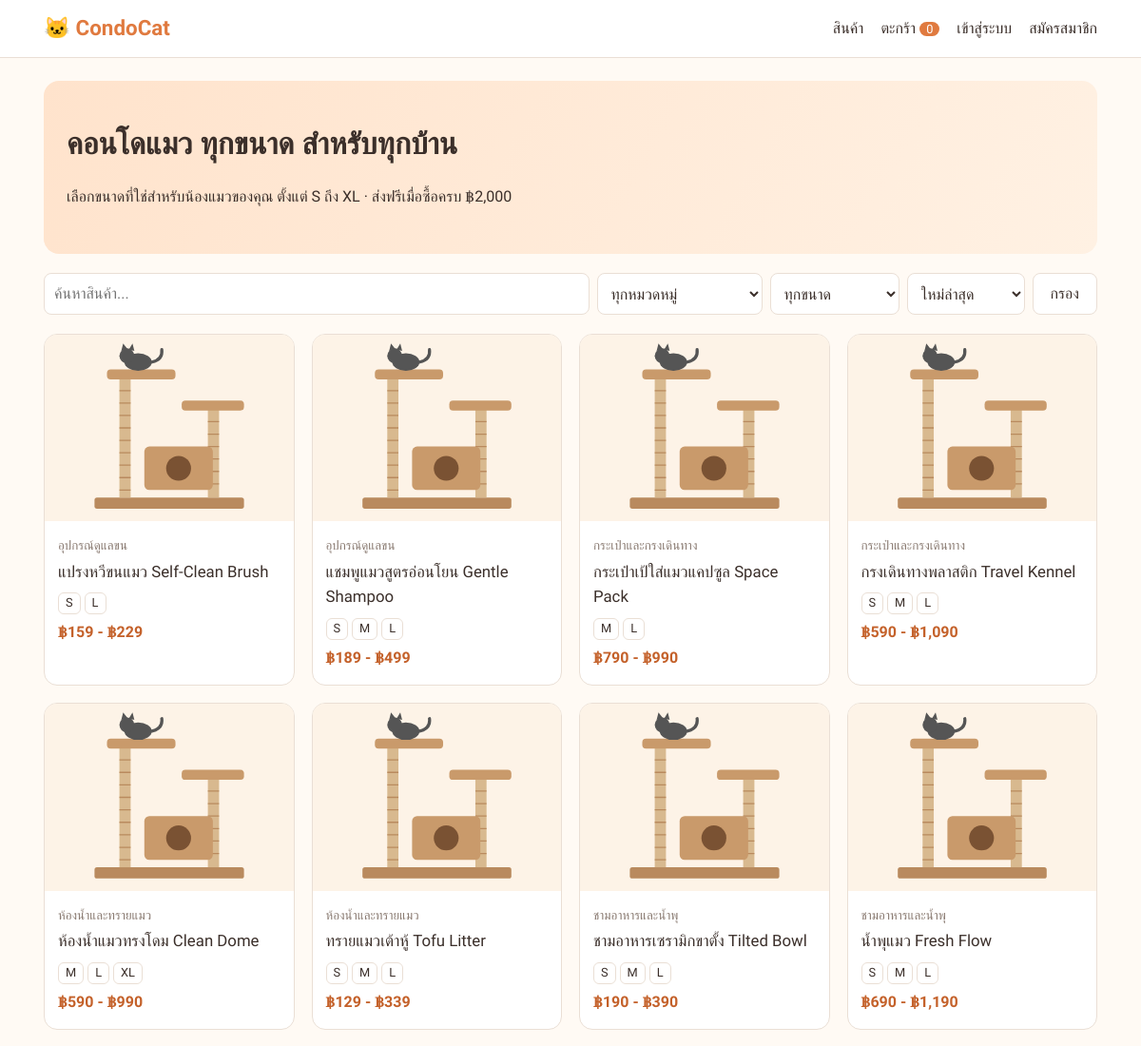
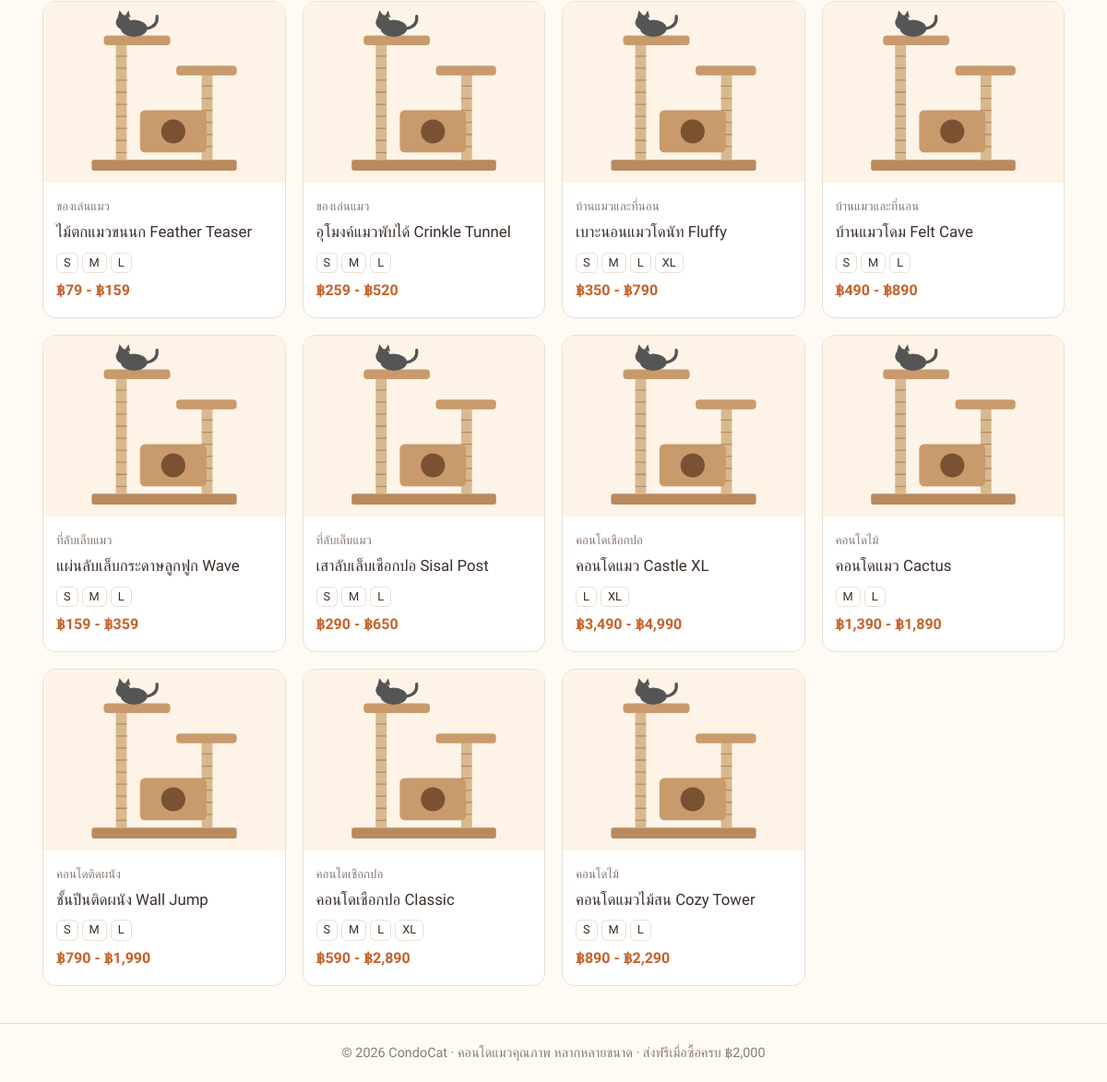
The page / on the database its author committed (2 pictures, top to bottom).
### tables this page shows
CREATE TABLE products (
  id INT AUTO_INCREMENT PRIMARY KEY,
  category_id INT DEFAULT NULL,
  name VARCHAR(150) NOT NULL,
  description TEXT,
  material VARCHAR(150) DEFAULT NULL,
  image VARCHAR(255) DEFAULT NULL,
  is_active TINYINT(1) NOT NULL DEFAULT 1,
  created_at DATETIME NOT NULL DEFAULT CURRENT_TIMESTAMP,
  FOREIGN KEY (category_id) REFERENCES categories(id) ON DELETE SET NULL
);

CREATE TABLE categories (
  id INT AUTO_INCREMENT PRIMARY KEY,
  name VARCHAR(100) NOT NULL,
  description VARCHAR(255) DEFAULT NULL
);

### config.php (called while the page is built, shortened)
<?php
function e($s): string { return htmlspecialchars((string)$s, ENT_QUOTES, 'UTF-8'); }
function money($n): string { return '฿' . number_format((float)$n, 0); }
function url(string $path = ''): string { return BASE_URL . '/' . ltrim($path, '/'); }
function current_user(): ?array { return $_SESSION['user'] ?? null; }
function product_image(?string $img): string {
    return $img ? url('uploads/' . $img) : url('assets/condo.svg');
}
function cart(): array { return $_SESSION['cart'] ?? []; }
function cart_count(): int { return array_sum(cart()); }

### index.php (the view, shortened to what this page needs)
<?php
require __DIR__ . '/config.php';
$q = trim($_GET['q'] ?? '');
$sort = $_GET['sort'] ?? 'new';
$where = ['p.is_active = 1'];
$params = [];
$order = match ($sort) { 'price_asc' => 'min_price ASC', 'price_desc' => 'min_price DESC', default => 'p.id DESC' };
$stmt = $pdo->prepare("SELECT p.*, c.name AS category_name, MIN(v.price) AS min_price, MAX(v.price) AS max_price,
        SUM(v.stock) AS total_stock, GROUP_CONCAT(s.code ORDER BY s.sort_order SEPARATOR ' ') AS size_codes
    FROM products p
    LEFT JOIN categories c ON c.id = p.category_id
    JOIN product_variants v ON v.product_id = p.id
    JOIN sizes s ON s.id = v.size_id
    WHERE " . implode(' AND ', $where) . "
    GROUP BY p.id ORDER BY $order");
$stmt->execute($params);
$products = $stmt->fetchAll();
include __DIR__ . '/includes/header.php';
?>
<section class="hero">
  <h1>คอนโดแมว ทุกขนาด สำหรับทุกบ้าน</h1>
  <p>เลือกขนาดที่ใช่สำหรับน้องแมวของคุณ ตั้งแต่ S ถึง XL · ส่งฟรีเมื่อซื้อครบ <?= money(FREE_SHIPPING_MIN) ?></p>
</section>
<form class="filters" method="get">
  <input type="search" name="q" value="<?= e($q) ?>" placeholder="ค้นหาสินค้า...">
  <select name="cat">
    <option value="0">ทุกหมวดหมู่</option>
  </select>
  <select name="size">
    <option value="0">ทุกขนาด</option>
  </select>
  <select name="sort">
    <option value="new">ใหม่ล่าสุด</option>
  </select>
  <button class="btn">กรอง</button>
</form>
<div class="grid">
  <?php foreach ($products as $p): ?>
    <a class="card" href="<?= url('product.php?id=' . $p['id']) ?>">
      <img src="<?= product_image($p['image']) ?>" alt="<?= e($p['name']) ?>">
      <div class="card-body">
        <small class="muted"><?= e($p['category_name'] ?? '-') ?></small>
        <h3><?= e($p['name']) ?></h3>
        <div class="sizes"><?php foreach (explode(' ', $p['size_codes']) as $sc): ?><span class="chip"><?= e($sc) ?></span><?php endforeach; ?></div>
        <div class="price">
          <?= money($p['min_price']) ?><?= $p['max_price'] > $p['min_price'] ? ' - ' . money($p['max_price']) : '' ?>
        </div>
      </div>
    </a>
  <?php endforeach; ?>
</div>
<?php include __DIR__ . '/includes/footer.php'; ?>

### includes/header.php (shortened to what this page needs)
<?php $u = current_user(); ?>
<!doctype html>
<html lang="th">
<head>
<link rel="stylesheet" href="<?= url('assets/style.css') ?>">
</head>
<body>
<header class="topbar">
  <div class="container nav">
    <a class="logo" href="<?= url('index.php') ?>">🐱 <?= SHOP_NAME ?></a>
    <nav>
      <a href="<?= url('index.php') ?>">สินค้า</a>
      <a href="<?= url('cart.php') ?>">ตะกร้า <span class="cart-count"><?= cart_count() ?></span></a>
      <?php if ($u): ?>
        <a href="<?= url('account.php') ?>">คำสั่งซื้อของฉัน</a>
        <?php if (is_admin()): ?><a href="<?= url('admin/index.php') ?>">หลังร้าน</a><?php endif; ?>
        <a href="<?= url('logout.php') ?>">ออกจากระบบ (<?= e($u['name']) ?>)</a>
      <?php else: ?>
        <a href="<?= url('login.php') ?>">เข้าสู่ระบบ</a>
        <a href="<?= url('register.php') ?>">สมัครสมาชิก</a>
      <?php endif; ?>
    </nav>
  </div>
</header>
<main class="container">

### includes/footer.php
</main>
<footer class="footer">
  <div class="container">© <?= date('Y') ?> <?= SHOP_NAME ?> · คอนโดแมวคุณภาพ หลากหลายขนาด · ส่งฟรีเมื่อซื้อครบ <?= money(FREE_SHIPPING_MIN) ?></div>
</footer>
</body>
</html>

### assets/style.css (style rules this page uses)
:root { --primary: #e07a3f; --primary-dark: #c4612a; --bg: #fffaf4; --card: #ffffff; --text: #3b2f2a; --muted: #8a7b72; --border: #eadfd5; --danger: #d64545; }
* { box-sizing: border-box; }
body { margin: 0; font-family: 'Prompt', sans-serif; background: var(--bg); color: var(--text); line-height: 1.6; }
a { color: var(--primary-dark); }
img { max-width: 100%; }
.container { max-width: 1140px; margin: 0 auto; padding: 0 16px; }
main.container { padding-top: 24px; padding-bottom: 40px; min-height: 70vh; }
h1 { font-weight: 600; font-size: 1.7rem; margin: .3em 0; }
h3 { font-weight: 500; margin: 1em 0 .5em; }
.muted { color: var(--muted); }
.topbar { background: var(--card); border-bottom: 1px solid var(--border); position: sticky; top: 0; z-index: 10; }
.nav { display: flex; align-items: center; justify-content: space-between; flex-wrap: wrap; gap: 8px; padding-top: 12px; padding-bottom: 12px; }
.nav nav { display: flex; flex-wrap: wrap; gap: 4px 18px; }
.nav nav a { text-decoration: none; color: var(--text); }
.logo { font-size: 1.4rem; font-weight: 600; text-decoration: none; color: var(--primary); }
.cart-count { background: var(--primary); color: #fff; border-radius: 10px; padding: 0 7px; font-size: .8rem; }
.footer { border-top: 1px solid var(--border); padding: 20px 0; color: var(--muted); text-align: center; font-size: .9rem; }
.btn { display: inline-block; padding: 8px 18px; border: 1px solid var(--border); background: var(--card); color: var(--text); border-radius: 8px; cursor: pointer; font: inherit; text-decoration: none; }
input, select, textarea { font: inherit; padding: 8px 10px; border: 1px solid var(--border); border-radius: 8px; background: #fff; color: var(--text); max-width: 100%; }
.hero { background: linear-gradient(120deg, #ffe3cc, #fff1e3); border-radius: 16px; padding: 32px 24px; margin-bottom: 20px; }
.hero h1 { font-size: 2rem; }
.filters { display: flex; flex-wrap: wrap; gap: 8px; margin-bottom: 20px; }
.filters input[type=search] { flex: 1 1 200px; }
.grid { display: grid; grid-template-columns: repeat(auto-fill, minmax(240px, 1fr)); gap: 18px; }
.card { background: var(--card); border: 1px solid var(--border); border-radius: 14px; overflow: hidden; text-decoration: none; color: inherit; transition: transform .15s, box-shadow .15s; }
.card img { width: 100%; aspect-ratio: 4/3; object-fit: cover; display: block; background: #fdf3e7; }
.card-body { padding: 12px 14px 16px; }
.card h3 { margin: 2px 0 6px; font-size: 1.05rem; }
.price { color: var(--primary-dark); font-weight: 600; }
.sizes { margin-bottom: 6px; }
.chip { display: inline-block; border: 1px solid var(--border); border-radius: 6px; padding: 0 7px; font-size: .8rem; margin-right: 4px; }

### rows shown on the page
products: category.name "อุปกรณ์ดูแลขน", name "แปรงหวีขนแมว Self-Clean Brush", sc "S", sc "L", min_price "฿159", max_price "฿229"
products: category.name "อุปกรณ์ดูแลขน", name "แชมพูแมวสูตรอ่อนโยน Gentle Shampoo", sc "S", sc "M", sc "L", min_price "฿189", max_price "฿499"
products: category.name "กระเป๋าและกรงเดินทาง", name "กระเป๋าเป้ใส่แมวแคปซูล Space Pack", sc "M", sc "L", min_price "฿790", max_price "฿990"
products: category.name "กระเป๋าและกรงเดินทาง", name "กรงเดินทางพลาสติก Travel Kennel", sc "S", sc "M", sc "L", min_price "฿590", max_price "฿1,090"
products: category.name "ห้องน้ำและทรายแมว", name "ห้องน้ำแมวทรงโดม Clean Dome", sc "M", sc "L", sc "XL", min_price "฿590", max_price "฿990"
products: category.name "ห้องน้ำและทรายแมว", name "ทรายแมวเต้าหู้ Tofu Litter", sc "S", sc "M", sc "L", min_price "฿129", max_price "฿339"
products: category.name "ชามอาหารและน้ำพุ", name "ชามอาหารเซรามิกขาตั้ง Tilted Bowl", sc "S", sc "M", sc "L", min_price "฿190", max_price "฿390"
products: category.name "ชามอาหารและน้ำพุ", name "น้ำพุแมว Fresh Flow", sc "S", sc "M", sc "L", min_price "฿690", max_price "฿1,190"
products: category.name "ของเล่นแมว", name "ไม้ตกแมวขนนก Feather Teaser", sc "S", sc "M", sc "L", min_price "฿79", max_price "฿159"
products: category.name "ของเล่นแมว", name "อุโมงค์แมวพับได้ Crinkle Tunnel", sc "S", sc "M", sc "L", min_price "฿259", max_price "฿520"
products: category.name "บ้านแมวและที่นอน", name "เบาะนอนแมวโดนัท Fluffy", sc "S", sc "M", sc "L", sc "XL", min_price "฿350", max_price "฿790"
products: category.name "บ้านแมวและที่นอน", name "บ้านแมวโดม Felt Cave", sc "S", sc "M", sc "L", min_price "฿490", max_price "฿890"
products: category.name "ที่ลับเล็บแมว", name "แผ่นลับเล็บกระดาษลูกฟูก Wave", sc "S", sc "M", sc "L", min_price "฿159", max_price "฿359"
products: category.name "ที่ลับเล็บแมว", name "เสาลับเล็บเชือกปอ Sisal Post", sc "S", sc "M", sc "L", min_price "฿290", max_price "฿650"
products: category.name "คอนโดเชือกปอ", name "คอนโดแมว Castle XL", sc "L", sc "XL", min_price "฿3,490", max_price "฿4,990"
products: category.name "คอนโดไม้", name "คอนโดแมว Cactus", sc "M", sc "L", min_price "฿1,390", max_price "฿1,890"
products: category.name "คอนโดติดผนัง", name "ชั้นปีนติดผนัง Wall Jump", sc "S", sc "M", sc "L", min_price "฿790", max_price "฿1,990"
products: category.name "คอนโดเชือกปอ", name "คอนโดเชือกปอ Classic", sc "S", sc "M", sc "L", sc "XL", min_price "฿590", max_price "฿2,890"
products: category.name "คอนโดไม้", name "คอนโดแมวไม้สน Cozy Tower", sc "S", sc "M", sc "L", min_price "฿890", max_price "฿2,290"

### other values the page prints
SHOP_NAME "CondoCat"
cart_count() "0"
money(FREE_SHIPPING_MIN) "฿2,000"
